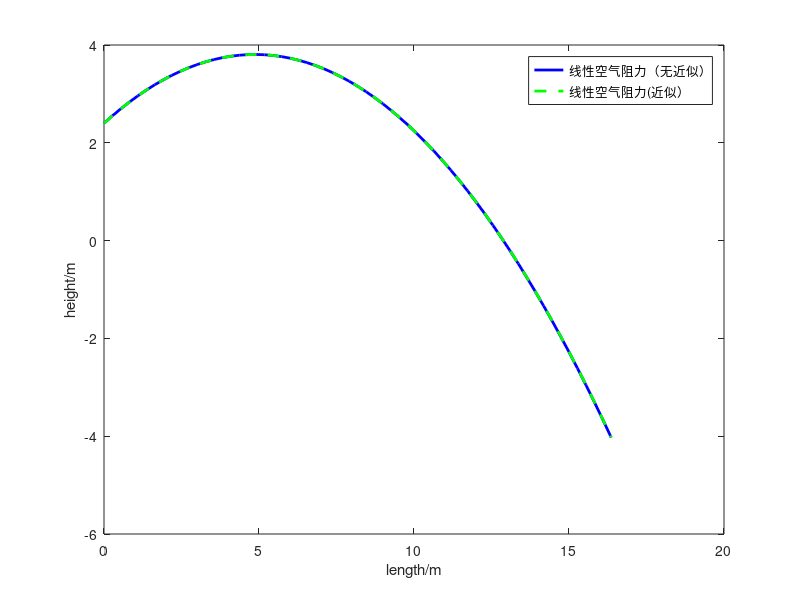

Write MATLAB code to recreate this figure. (Note: this script raises an error after producing the figure.)
clear;
start_velocity= [10.5,10.1,9.9,9.3,9.1,9.9,8.1,8.3,8.2,8.2,8.1,8.0,7.7,7.1,6.9,6.0];
start_angle = [33,34,35,36,31,35,35,32,33,36,35,37,28,35,34,36];
%参数设置
k = 0.0004;
g = 9.8;
h = 2.4;
v =10.5;
a = 30;
%模型
%简单模型
fun1_x = @(t) v*cosd(a)*t;
fun1_y = @(t) v*sind(a)*t - g*(t.^2)/2+h;
fun1 = @(x) x*tand(a) - g/2*((x/(v*cosd(a))).^2) + h;
%x轴向线性模型，考虑空气阻力二阶量
fun2_x = @(t) v*cosd(a)*t - k*v*cosd(a)/(2*2)*(t).^2;
fun2_y = @(t) v*sind(a)*t - g*(t.^2)/2+h;
%线性模型，考虑空气阻力
fun3_y = @(t) (2*(v*sind(a)*k+2*g)/(k^2))*(1 - exp(-k/m*t)) - (2*g/k*t) + h;
fun3_x = @(t) 2*v*cosd(a)/k*(1 - exp(-k/2*t));
fun3 = @(x)(2*g+k*v*sind(a))*(k*x - v*cosd(a)*2)/(k*k*v*cosd(a)) + g*2*2*log(-(k*x - v*cosd(a)*2)/(v*cosd(a)*2))/(k*k) + (2*g + k*v*sind(a))*2/(k*k)+h;

%x轴向线性模型，考虑空气阻力和空气升力
k1 =k;
k2 =k;
vx = v*cosd(a);
vy = v*sind(a);
fun4_x= @(t) (exp(-k1*t) .* (-vx*k1^2 + k2*vy*k1 + g*k2)) ./ (k1^3) - (-vx*k1^2 + k2*vy*k1 + g*k2) ./ (k1^3) + (t .* (g*k2 + k1*k2*vy)) ./ (k1^2) - (g*k2.*t.^2) ./ (2*k1);
fun4_y= @(t) h + t*vy - (g*t.^2) / 2;
%x轴向线性模型，考虑空气阻力和空气升力二阶量
fun5_x= @(t) ((1 - k1*t + 0.5*(k1*t).^2) .* (-vx*k1^2 + k2*vy*k1 + g*k2)) ./ (k1^3) - (-vx*k1^2 + k2*vy*k1 + g*k2) ./ (k1^3) + (t .* (g*k2 + k1*k2*vy)) ./ (k1^2) - (g*k2.*t.^2) ./ (2*k1);
fun5_y= @(t) h + t*vy - (g*t.^2) / 2;
%绘图

c_t = 0:0.03:1.8;
x4 = fun4_x(c_t);
y4 = fun4_y(c_t);
y3 = fun3(x4);
t = zeros(size(c_t));
[~,n] = size(c_t);

for i=1:n
     t(i)= fsolve(@(t) fun5_x(t) - x4(i), 0);
end
x5 = fun5_x(t);
y5 = fun5_y(t);

y1 = fun1(x4);

[m,n] = size(c_t);
y5_MSE = sum((y5 - y4).^2)/n;
plot(x4,y4, 'b-', 'LineWidth', 2);
hold on;
plot(x5,y5,'g--','LineWidth', 2);
hold on;

xlabel('length/m');
ylabel('height/m');
legend('线性空气阻力（无近似）', '线性空气阻力(近似）');

fig = gcf;
fig.PaperPositionMode = 'auto';
fig_pos = fig.PaperPosition;
fig.PaperSize = [fig_pos(3),fig_pos(4)];
